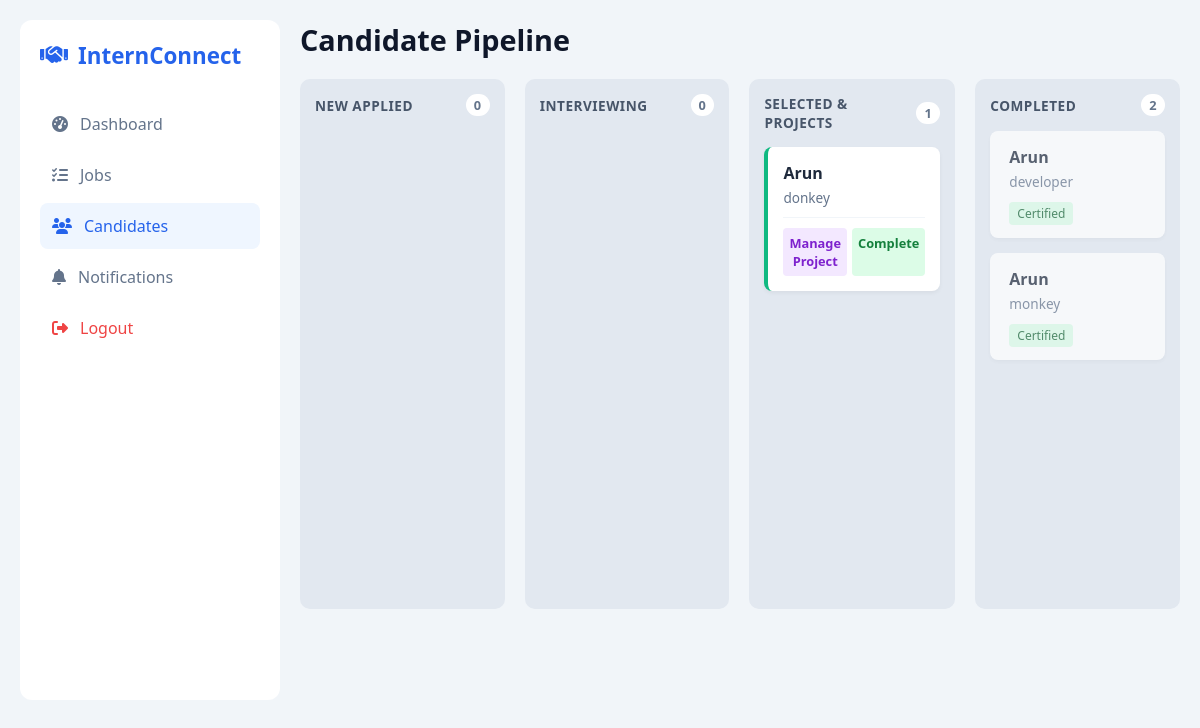
Screenshot of /company/profile/ (signed in) with the database file from the repository.
### myapp/models.py (models this page shows, shortened)
class Applications(models.Model):
    user = models.ForeignKey(Register, on_delete=models.CASCADE)
    internship = models.ForeignKey(Internship, on_delete=models.CASCADE, null=True)
    Address = models.CharField(max_length=200)
    TechnicalSkills = models.CharField(max_length=200)
    InternshipType = models.CharField(max_length=100)
    PreferredDuration = models.CharField(max_length=100)
    EarliestStartDate = models.DateField()
    CoverLetter = models.TextField()
    Status = models.CharField(max_length=100, default='pending')
    certificate = models.FileField(upload_to='certificates/', blank=True, null=True)
    rejection_reason = models.TextField(blank=True, null=True)
    interview_date = models.DateTimeField(null=True, blank=True)
    interview_link = models.URLField(null=True, blank=True)

class Register(models.Model):
    name = models.CharField(max_length=100)
    last_name = models.CharField(max_length=100)
    email = models.EmailField(unique=True)
    password = models.CharField(max_length=100)
    university = models.CharField(max_length=100)
    major = models.CharField(max_length=100)
    phone = models.CharField(max_length=15, blank=True, null=True)
    location = models.CharField(max_length=100, blank=True, null=True)
    date_of_birth = models.DateField(blank=True, null=True)
    degree = models.CharField(max_length=100)
    graduation_year = models.CharField(max_length=100)
    GPA = models.CharField(max_length=100)
    Upload_Resume = models.FileField(upload_to='resumes/', blank=True, null=True)
    Bio = models.TextField(max_length=500)
    profile_picture = models.ImageField(upload_to='profile_pics/', null=True, blank=True)
    rights = models.CharField(max_length=100, default='User')

class Internship(models.Model):
    company = models.ForeignKey(Employer, on_delete=models.CASCADE, null=True)
    positionTitle = models.CharField(max_length=100)
    positionDescription = models.TextField()
    department = models.CharField(max_length=100, choices=CATEGORY_CHOICES, default='Other') # Updated
    internshipType = models.CharField(max_length=100)
    startDate = models.DateField()
    duration = models.CharField(max_length=100)
    stipend = models.CharField(max_length=100)
    positionsAvailable = models.IntegerField(default=1)
    educationLevel = models.CharField(max_length=100)
    Skills = models.CharField(max_length=200)
    preferredSkills = models.CharField(max_length=200)
    applicationDeadline = models.DateField()
    howToApply = models.CharField(max_length=100)
    contactEmail = models.EmailField()
    contactPhone = models.CharField(max_length=20)
    status = models.CharField(max_length=20, default='Active') # 'Active' or 'Draft'

### myapp/views.py (the view)
# urls.py: path('company/profile/', views.company_profile_apps, name='company_profile_apps'),
def company_profile_apps(request):
    if 'cid' not in request.session: return redirect('login')
    employer = Employer.objects.get(id=request.session['cid'])
    apps = Applications.objects.filter(internship__company=employer)
    kanban = {
        'pending': apps.filter(Status='pending'),
        'interview': apps.filter(Status='Interview Scheduled'),
        'selected': apps.filter(Status='Approved'),
        'rejected': apps.filter(Status='Rejected'),
        'completed': apps.filter(Status='Completed')
    }
    return render(request, 'company/companyprofile.html', {'kanban': kanban})

### myapp/templates/company/companyprofile.html (shortened to what this page needs)
<!DOCTYPE html>
<html lang="en">
<head>
    <link rel="stylesheet" href="https://cdnjs.cloudflare.com/ajax/libs/font-awesome/6.4.0/css/all.min.css">
</head>
<body>
    <div class="container">
        <div class="sidebar">
            <div class="brand"><i class="fas fa-handshake"></i> InternConnect</div>
            <a href="{% url 'company_dashboard' %}" class="menu-item"><i class="fas fa-tachometer-alt"></i> Dashboard</a>
            <a href="{% url 'manage_internships' %}" class="menu-item"><i class="fas fa-tasks"></i> Jobs</a>
            <a href="#" class="menu-item active"><i class="fas fa-users"></i> Candidates</a>
            <a href="{% url 'my_notifications' %}" class="menu-item"><i class="fas fa-bell"></i> Notifications</a>
            <a href="{% url 'logout' %}" class="menu-item" style="color: #ef4444; margin-top: auto;"><i class="fas fa-sign-out-alt"></i> Logout</a>
        </div>
        <div class="main-content">
            <div class="board-header">
                <h1>Candidate Pipeline</h1>
            </div>
            <div class="kanban-container">
                <div class="column">
                    <div class="col-header">New Applied <span class="badge">{{ kanban.pending.count }}</span></div>
                </div>
                <div class="column">
                    <div class="col-header">Interviewing <span class="badge">{{ kanban.interview.count }}</span></div>
                </div>
                <div class="column">
                    <div class="col-header">Selected & Projects <span class="badge">{{ kanban.selected.count }}</span></div>
                    {% for app in kanban.selected %}
                    <div class="app-card" style="border-left-color: #10b981;">
                        <div class="candidate-name">{{ app.user.name }}</div>
                        <span class="job-role">{{ app.internship.positionTitle }}</span>
                        <div class="actions">
                            <a href="{% url 'project_workspace' app.id %}" class="btn-action btn-project">Manage Project</a>
                            <a href="{% url 'mark_completed' app.id %}" class="btn-action btn-accept" onclick="return confirm('Complete internship and issue certificate?')">Complete</a>
                        </div>
                    </div>
                    {% endfor %}
                </div>
                <div class="column">
                    <div class="col-header">Completed <span class="badge">{{ kanban.completed.count }}</span></div>
                    {% for app in kanban.completed %}
                    <div class="app-card" style="opacity: 0.7;">
                        <div class="candidate-name">{{ app.user.name }}</div>
                        <span class="job-role">{{ app.internship.positionTitle }}</span>
                        <span class="tag" style="background:#dcfce7; color:#166534;">Certified</span>
                    </div>
                    {% endfor %}
                </div>
            </div>
        </div>
    </div>
</body>
</html>

### myapp/templates/company/companyprofile.html (style rules this page uses)
:root { --primary: #0f172a; --accent: #2563eb; --light: #f1f5f9; --shadow: 0 4px 6px rgba(0,0,0,0.05); }
body { font-family: 'Segoe UI', sans-serif; margin: 0; padding: 20px; background: #f1f5f9; min-height: 100vh; }
.container { max-width: 1400px; margin: 0 auto; display: grid; grid-template-columns: 260px 1fr; gap: 20px; }
.sidebar { background: white; border-radius: 12px; padding: 20px; height: fit-content; min-height: 80vh; position: sticky; top: 20px; }
.brand { font-size: 1.4rem; font-weight: 700; color: var(--accent); margin-bottom: 30px; display: flex; align-items: center; gap: 10px; }
.menu-item { display: flex; align-items: center; gap: 12px; padding: 12px; color: #64748b; text-decoration: none; border-radius: 8px; margin-bottom: 5px; font-weight: 500; transition: 0.3s; }
.menu-item:hover, .menu-item.active { background: #eff6ff; color: var(--accent); }
.board-header { display: flex; justify-content: space-between; align-items: center; margin-bottom: 20px; }
.board-header h1 { margin: 0; font-size: 1.8rem; color: var(--primary); }
.kanban-container { display: grid; grid-template-columns: repeat(4, 1fr); gap: 20px; align-items: start; }
.column { background: #e2e8f0; border-radius: 10px; padding: 15px; min-height: 500px; }
.col-header { font-weight: 700; color: #475569; margin-bottom: 15px; display: flex; justify-content: space-between; align-items: center; text-transform: uppercase; font-size: 0.85rem; letter-spacing: 0.5px; }
.badge { background: white; padding: 2px 8px; border-radius: 12px; font-size: 0.8rem; color: #64748b; }
.app-card { background: white; border-radius: 8px; padding: 15px; margin-bottom: 15px; box-shadow: 0 2px 4px rgba(0,0,0,0.05); transition: 0.2s; border-left: 4px solid transparent; }
.candidate-name { font-weight: 700; color: #1e293b; margin-bottom: 4px; font-size: 1rem; }
.job-role { color: #64748b; font-size: 0.85rem; margin-bottom: 10px; display: block; }
.tag { background: #f1f5f9; color: #475569; padding: 3px 8px; border-radius: 4px; font-size: 0.75rem; }
.actions { display: flex; gap: 5px; margin-top: 10px; border-top: 1px solid #f1f5f9; padding-top: 10px; }
.btn-action { flex: 1; padding: 6px; border: none; border-radius: 4px; cursor: pointer; font-size: 0.8rem; font-weight: 600; text-align: center; text-decoration: none; }
.btn-accept { background: #dcfce7; color: #15803d; }
.btn-project { background: #f3e8ff; color: #7e22ce; }

### rows the page displays
Applications: user.name "Arun", internship.positionTitle "donkey"
Applications: user.name "Arun", internship.positionTitle "developer"
Applications: user.name "Arun", internship.positionTitle "monkey"

### other values shown
{{ kanban.pending.count }} "0"
{{ kanban.interview.count }} "0"
{{ kanban.selected.count }} "1"
{{ kanban.completed.count }} "2"
